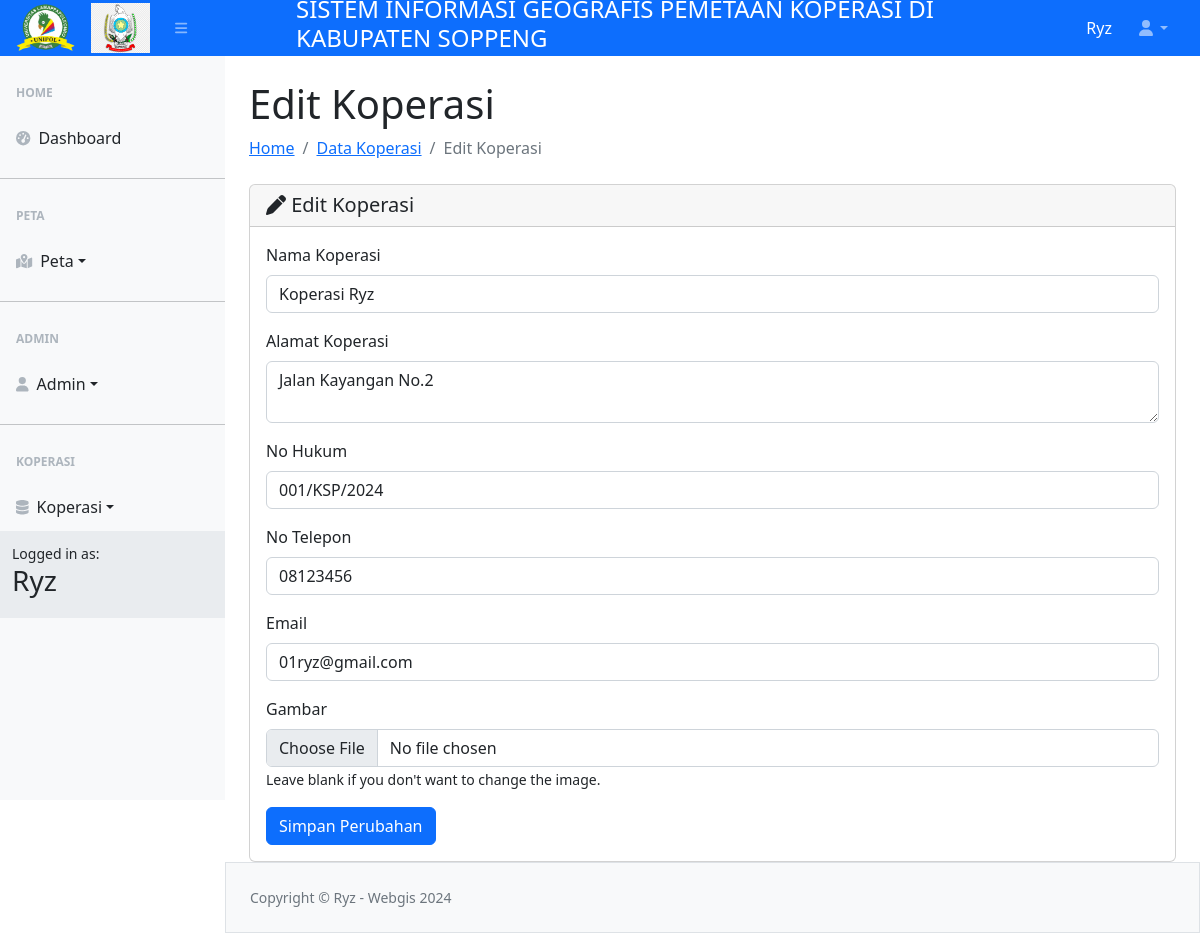
Screenshot of /koperasi/edit-koperasi.php?id_koperasi=1&gambar=1731403426_koperasi.png (signed in) with the database file from the repository.
### tables this page shows
CREATE TABLE `koperasi` (
  `id_koperasi` int(150) NOT NULL,
  `id_kecamatan` int(150) NOT NULL,
  `id_jenis` int(150) NOT NULL,
  `nama_koperasi` varchar(250) NOT NULL,
  `alamat_koperasi` varchar(250) NOT NULL,
  `no_hukum` varchar(250) NOT NULL,
  `nomor_telepon` varchar(100) NOT NULL,
  `email` varchar(250) NOT NULL,
  `gambar` varchar(250) NOT NULL
);

### koperasi/edit-koperasi.php (the view, shortened to what this page needs)
<?php
include_once "../config.php";
if (isset($_GET['id_koperasi'])) {
    $id_koperasi = $_GET['id_koperasi'];
    $query = mysqli_query($koneksi, "SELECT * FROM koperasi WHERE id_koperasi = '$id_koperasi'");
    $data = mysqli_fetch_array($query);
} else {
    echo "ID Koperasi tidak ada.";
    exit;
}
include_once "../template/header.php";
include_once "../template/navbar.php";
include_once "../template/sidebar.php";
?>
<div id="layoutSidenav_content">
    <main>
        <div class="container-fluid px-4">
            <h1 class="mt-4">Edit Koperasi</h1>
            <ol class="breadcrumb mb-4">
                <li class="breadcrumb-item"><a href="../index.php">Home</a></li>
                <li class="breadcrumb-item"><a href="koperasi.php">Data Koperasi</a></li>
                <li class="breadcrumb-item active">Edit Koperasi</li>
            </ol>
            <div class="card">
                <div class="card-header">
                    <span class="h5 my-2"><i class="fa-solid fa-pen"></i> Edit Koperasi</span>
                </div>
                <div class="card-body">
                    <form action="update-koperasi.php" method="POST" enctype="multipart/form-data">
                        <div class="mb-3">
                            <label for="nama_koperasi" class="form-label">Nama Koperasi</label>
                            <input type="text" class="form-control" name="nama_koperasi" id="nama_koperasi" value="<?= $data['nama_koperasi'] ?>" required>
                        </div>
                        <div class="mb-3">
                            <label for="alamat_koperasi" class="form-label">Alamat Koperasi</label>
                            <textarea class="form-control" name="alamat_koperasi" id="alamat_koperasi" required><?= $data['alamat_koperasi'] ?></textarea>
                        </div>
                        <div class="mb-3">
                            <label for="no_hukum" class="form-label">No Hukum</label>
                            <input type="text" class="form-control" name="no_hukum" id="no_hukum" value="<?= $data['no_hukum'] ?>" required>
                        </div>
                        <div class="mb-3">
                            <label for="nomor_telepon" class="form-label">No Telepon</label>
                            <input type="text" class="form-control" name="nomor_telepon" id="nomor_telepon" value="<?= $data['nomor_telepon'] ?>" required>
                        </div>
                        <div class="mb-3">
                            <label for="email" class="form-label">Email</label>
                            <input type="email" class="form-control" name="email" id="email" value="<?= $data['email'] ?>" required>
                        </div>
                        <div class="mb-3">
                            <label for="gambar" class="form-label">Gambar</label>
                            <input type="file" class="form-control" name="gambar" id="gambar">
                            <small>Leave blank if you don't want to change the image.</small>
                        </div>
                        <button type="submit" class="btn btn-primary">Simpan Perubahan</button>
                    </form>
                </div>
            </div>
        </div>
    </main>
<?php
include_once "../template/footer.php";
?>

### template/header.php (style rules this page uses)
button { padding: 8px 15px; font-size: 16px; cursor: pointer; }

### rows the page displays
koperasi: nama_koperasi "Koperasi Ryz", alamat_koperasi "Jalan Kayangan No.2", no_hukum "001/KSP/2024", nomor_telepon "08123456", email "01ryz@gmail.com"

### other values shown
$_SESSION["ssUser"] "Ryz"
